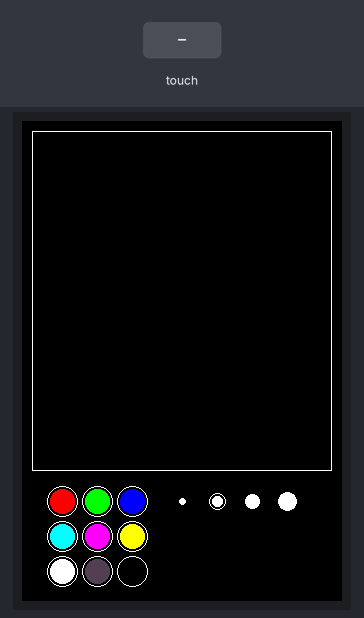
Recording of a program running on a simulated Arduino Uno, built with avr-gcc and run on an emulated ATmega328P. On the bench: 320×480 colour display. The test bench sets the inputs (shaded band).

Above: at 1.5 s.
1.6 s: touch panel pressed at 38 % / 10 % of its raw x / y range
At 2.6 s:
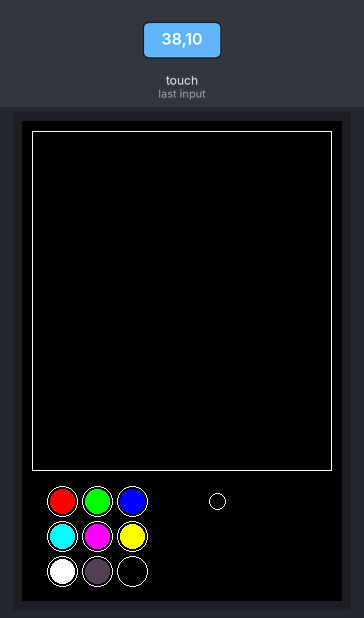
Timing chart, 0 to 4.6 s (numbered marks = the images above; inputs shaded):
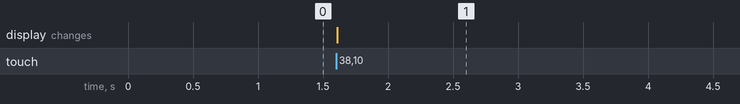

Measured:
- after the input at 1.6 s, the display: changes at once (image 1)

The program:

main.cpp
```cpp
#include "Arduino.h"

#include "Adafruit_GFX.h"
#include "MCUFRIEND_kbv.h"

#include "TouchScreen.h"

#include "constants.h"

MCUFRIEND_kbv tft;

TouchScreen ts(XP, YP, XM, YM, 300);

uint16_t pen_color = WHITE;
uint16_t thickness_id = 1;

// ----- begin helper math functions -----

bool in_range(uint16_t value, uint16_t lo, uint16_t hi) {
    return (lo <= value) && (value <= hi);
}

uint32_t distance(uint32_t x0, uint32_t y0, uint32_t x1, uint32_t y1) {

    uint32_t i = (x0 > x1) ? (x0 - x1) : (x1 - x0);
    uint32_t j = (y0 > y1) ? (y0 - y1) : (y1 - y0);

    return sqrt(i*i + j*j);
}

// ----- begin functions to handle touch input -----

void to_display_mode() {

    pinMode(XM, OUTPUT);
    pinMode(XP, OUTPUT);
    pinMode(YM, OUTPUT);
    pinMode(YP, OUTPUT);
}

void convert_touch_coors(uint16_t tx, uint16_t ty, uint16_t *xptr, uint16_t *yptr) {

    tx = constrain(tx, XBEGIN, XEND);
    ty = constrain(ty, YBEGIN, YEND);

    tx = map(tx, XBEGIN, XEND, 0, 319);
    ty = map(ty, YBEGIN, YEND, 479, 0);

    *xptr = tx;
    *yptr = ty;
}

void get_touch_coors(uint16_t *xptr, uint16_t *yptr) {

    TSPoint p;

    for (;;) {

        p = ts.getPoint();
        if (in_range(p.z, PRESSURE_LEFT, PRESSURE_RIGHT)) {
            break;
        }
    }
    convert_touch_coors(p.x, p.y, xptr, yptr);
    to_display_mode();
}

// ----- begin functions to draw widgets -----

void draw_canvas() {
    tft.drawRect(CANVAS_X, CANVAS_Y, CANVAS_W, CANVAS_H, WHITE);
}

void draw_color_selector() {

    uint16_t x, y, c;

    // Draw color selection spots
    for (uint16_t i = 0; i < 9; ++i) {

        x = PAINT_COORS[i][0] + PAINT_OFFSET_X;
        y = PAINT_COORS[i][1] + PAINT_OFFSET_Y;
        c = PAINT_COORS[i][2];

        tft.fillCircle(x, y, PAINT_RADIUS, c);
        tft.drawCircle(x, y, PAINT_RADIUS + 3, WHITE);
    }
}

void draw_size_selector() {

    uint16_t x, y, t;

    for (uint16_t i = 0; i < 4; ++i) {

        x = THICKNESS_OPTION_COORS[i][0];
        y = THICKNESS_OPTION_COORS[i][1];
        t = THICKNESS_OPTIONS[i];

        // create a circle with the appropriate width
        tft.fillCircle(x, y, t, pen_color);

        // if the color has been changed
        (i == thickness_id)
        ? tft.drawCircle(x, y, t + 3, WHITE)
        : tft.drawCircle(x, y, t + 3, BLACK);
    }
}

// ----- begin functions to update widgets -----

void update_canvas(uint16_t x, uint16_t y) {

    uint16_t t = THICKNESS_OPTIONS[thickness_id];

    // if the pen is within the canvas (along with some additional internal padding)
    // the internal padding is added to ensure the ink does not cross the border
    if (in_range(x, CANVAS_X + t + 2, CANVAS_X + CANVAS_W - t - 2)
            && in_range(y, CANVAS_Y + t + 2, CANVAS_Y + CANVAS_H - t - 2)) {

        tft.fillCircle(x, y, t, pen_color);
    }
}

void update_color_selection(uint16_t x, uint16_t y) {

    uint32_t x0, y0, d;

    for (uint16_t i = 0; i < 9; ++i) {

        x0 = PAINT_COORS[i][0] + PAINT_OFFSET_X;
        y0 = PAINT_COORS[i][1] + PAINT_OFFSET_Y;
        d = distance(x0, y0, x, y);

        // the pen is in this color if the distance between its centre
        // and the pen is less than the radius of the paint
        if (d <= PAINT_RADIUS) {

            pen_color = tft.readPixel(x, y);
            draw_size_selector();
            break;
        }
    }
}

void update_size_selection(uint16_t x, uint16_t y) {

    uint32_t x0, y0, d;

    for (uint16_t i = 0; i < 4; ++i) {

        x0 = THICKNESS_OPTION_COORS[i][0];
        y0 = THICKNESS_OPTION_COORS[i][1];
        d = distance(x0, y0, x, y);

        // the pen is in this color if the distance between its centre
        // and the pen is less than the radius of the paint
        if (d <= THICKNESS_OPTIONS[i]) {

            thickness_id = i;
            draw_size_selector();
            break;
        }
    }
}


void setup(void) {

    // Use Serial Monitor for debugging
    Serial.begin(115200);
    tft.begin(0x9486);

    // Fill the screen black for a fresh start
    tft.fillScreen(BLACK);

    // draw widgets
    draw_canvas();
    draw_color_selector();
    draw_size_selector();
}

void loop(void) {

    uint16_t x, y;
    get_touch_coors(&x, &y);

    // update each widget
    update_canvas(x, y);
    update_color_selection(x, y);
    update_size_selection(x, y);

    delay(5);
}
```

constants.h
```cpp
#include "stdint.h"

// display constants

const uint16_t RED     = 0xF800;
const uint16_t GREEN   = 0x07E0;
const uint16_t BLUE    = 0x001F;
const uint16_t CYAN    = 0x07FF;
const uint16_t MAGENTA = 0xF81F;
const uint16_t YELLOW  = 0xFFE0;
const uint16_t WHITE   = 0xFFFF;
const uint16_t GRAY    = 0x520A;
const uint16_t BLACK   = 0x0000;

const uint16_t DISPLAY_WIDTH   = 320;
const uint16_t DISPLAY_HEIGHT  = 480;

// touch constants

const uint16_t PRESSURE_LEFT = 10;
const uint16_t PRESSURE_RIGHT = 1200;

const int XP = 8;
const int XM = A2;
const int YP = A3;
const int YM = 9;

//  UNO R3
// const int XBEGIN = 129;
// const int XEND = 902;
// const int YBEGIN = 94;
// const int YEND = 961;

//  UNO R4 MINIMA
const int XBEGIN = 177;
const int XEND = 863;
const int YBEGIN = 121;
const int YEND = 950;

// application constants

const uint16_t PAINT_WIDTH = 4;

const uint16_t CANVAS_X = 10;
const uint16_t CANVAS_Y = 10;

const uint16_t CANVAS_W = DISPLAY_WIDTH - (2 * CANVAS_X);
const uint16_t CANVAS_H = (DISPLAY_HEIGHT/4) * 3 - (2 * CANVAS_Y);

const uint16_t PAINT_RADIUS = 12;
const uint16_t PAINT_OFFSET_X = 40;
const uint16_t PAINT_OFFSET_Y = CANVAS_Y + CANVAS_H + 30;
const uint16_t PAINT_COORS[][3] = {
    {0, 0, RED},    {35, 0, GREEN},     {70, 0, BLUE},
    {0, 35, CYAN},  {35, 35, MAGENTA},  {70, 35, YELLOW},
    {0, 70, WHITE}, {35, 70, GRAY},     {70, 70, BLACK}
};

const uint16_t THICKNESS_OPTIONS[] = {3, 5, 7, 9};
const uint16_t THICKNESS_OPTION_COORS[][2] = {{160, PAINT_OFFSET_Y}, {195, PAINT_OFFSET_Y}, {230, PAINT_OFFSET_Y}, {265, PAINT_OFFSET_Y}};
```
